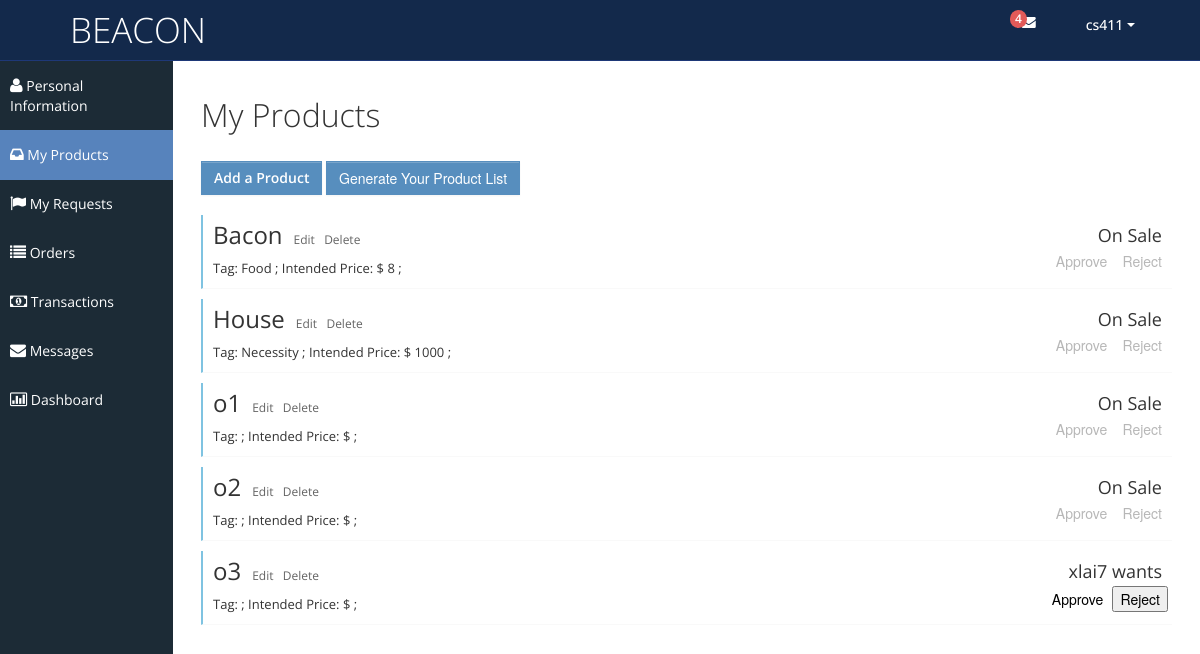
The page /myproducts.php (signed in) on the database as committed earlier.
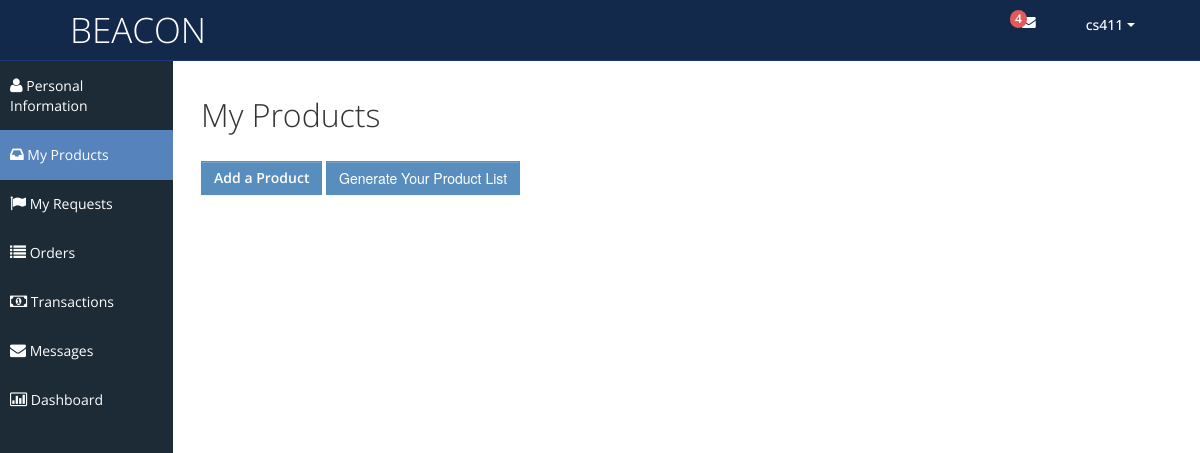
The same page on the database as committed later.
### tables this page shows
CREATE TABLE `Sales` (
  `SaleId` int NOT NULL,
  `SellerId` varchar(50) DEFAULT NULL,
  `ProductName` varchar(50) DEFAULT NULL,
  `Tag` varchar(50) DEFAULT NULL,
  `Description` varchar(500) DEFAULT NULL,
  `Image` varchar(100) DEFAULT NULL,
  `IntendedPrice` double DEFAULT NULL,
  `OriginalPrice` double DEFAULT NULL,
  `Depreciation` int DEFAULT NULL,
  `BuyerId` varchar(50) DEFAULT NULL
);

### myproducts.php (the view, shortened to what this page needs)
<?php
	$curr_user = $_SESSION['curr_user'];
	if (empty($curr_user)) {
		$msg = "curr_user is empty";
	}
	else {
		$conn = connectDB();
		$sql = "SELECT * FROM Sales WHERE SellerId = '$curr_user'";
		$result = $conn->query($sql);
		$array = array();
		while($row = mysqli_fetch_assoc($result)){
			$array[]=$row;
		}
	}
?>
<!DOCTYPE html>
<html lang="en">
<head>
	<link id="bootstrap-style" href="css/bootstrap.min.css" rel="stylesheet">
	<link href="css/bootstrap-responsive.min.css" rel="stylesheet">
	<link id="base-style" href="css/style.css" rel="stylesheet">
	<link id="base-style-responsive" href="css/style-responsive.css" rel="stylesheet">
</head>
<body>
	<div class="navbar">
		<div class="navbar-inner">
			<div class="container-fluid">
				<a class="brand" href="index.php"><span>BEACON</span></a>
				<div class="nav-no-collapse header-nav">
					<ul class="nav pull-right">
						<li class="dropdown hidden-phone">
							<a class="btn dropdown-toggle" data-toggle="dropdown" href="#">
								<i class="icon-envelope"></i>
								<span class="badge red"> 4 </span>
							</a>
						</li>
						<li class="dropdown">
							<a class="btn dropdown-toggle" data-toggle="dropdown" href="#">
								<span><?php echo $curr_user; ?></span>
								<span class="caret"></span>
							</a>
						</li>
					</ul>
				</div>
			</div>
		</div>
	</div>
	<div class="container-fluid-full">
	<div class="row-fluid">
	<div id="sidebar-left" class="span2">
		<div class="nav-collapse sidebar-nav">
			<ul class="nav nav-tabs nav-stacked main-menu">
				<li><a href="myprofile.php"><i class="icon-user"></i><span class="hidden-tablet"> Personal Information</span></a></li>
				<li><a href="myproducts.php"><i class="icon-inbox"></i><span class="hidden-tablet"> My Products</span></a></li>
				<li><a href="myrequests.php"><i class="icon-flag"></i><span class="hidden-tablet"> My Requests</span></a></li>
				<li><a href="myorders.php"><i class="icon-list"></i><span class="hidden-tablet"> Orders</span></a></li>
				<li><a href="mytransactions.php"><i class="icon-money"></i><span class="hidden-tablet"> Transactions</span></a></li>
				<li><a href="mymessages.php"><i class="icon-envelope"></i><span class="hidden-tablet"> Messages</span></a></li>
				<li><a href="dashboard.php"><i class="icon-bar-chart"></i><span class="hidden-tablet"> Dashboard</span></a></li>
			</ul>
		</div>
	</div>
	<div id="content" class="span10">
		<div class="row-fluid">
			<div class="span12">
				<h1>My Products</h1> </br>
				<a href= "post_product.html" type="btn" class="btn btn-primary" style="font-weight:600;">Add a Product</a>
				<button type="btn" class="btn btn-primary">Generate Your Product List</button></br>
				<?php foreach($array as $val): ?>
				<div class="task none" style="margin-top:10px;">
					<div class="desc">
						<span class="title">
							<span style="font-size:x-large;"><?php echo $val['ProductName']; ?></span>
						</span>&nbsp;
							<a href= "post_product.html" style="font-size:12px;">Edit </a>&nbsp;
							<a href="javascript:void(0);" οnclick="delete_product()" style="font-size:12px;">Delete</a>
						<div style="font-size:13px; margin-top:8px;">
							Tag: <?php echo $val['Tag']; ?> ;
							Intended Price: $ <?php echo $val['IntendedPrice']; ?> ;
						</div>
					</div>
					<div class="time">
						<div class="date"> <?php echo $val['IntendedBuyerId']==null ? "On Sale": $val['IntendedBuyerId']." wants"; ?> </div>
						<div>
							<button type="querybtn" style="border:none; background:none;"<?php echo $val['IntendedBuyerId']==null ? 'disabled':'' ?> >Approve</button>
							<button type="querybtn" style="margin-right:-6px;"<?php echo $val['IntendedBuyerId']==null ? 'disabled':'' ?> >Reject</button>
						</div>
					</div>
				</div>
				<?php endforeach; ?>
			</div>
		</div>
	</div>
</body>
</html>

### css/style.css (style rules this page uses)
.red, .red [class="box-header"], .red.box, .slider.red .ui-slider-range, .progress.red .ui-progressbar-value, .sliderVertical.red .ui-slider-range, .progressSlim.red .ui-progressbar-value, .label-important, .badge-important { background: #E25A59 !important; border-color: #E25A59 !important; color: #fff; }
body { background: #F5F5F5; color: #333; border: none; font-family: 'Open Sans', sans-serif; font-weight: 400; }
a { color: #646464; }
h1 { font-size: 32px; line-height: 32px; font-weight: 300; }
.navbar { margin-bottom: 0px; }
.navbar-inner { margin-bottom: 0px; min-height: 60px; padding-right: 20px; padding-left: 20px; background: #13294b; filter: none; text-shadow: 1px 1px 1px #13294b; border: none; color: #fff; -webkit-border-radius: 0px; -moz-border-radius: 0px; border-radius: 0px; *zoom: 1; border-bottom: 1px solid #1e3877; }
.navbar-inner a { color: #7b7b7b; text-shadow: 0 -1px 1px #1e3877; }
.navbar-inner a i { margin-top: 2px; }
a.brand span { color: #fff; text-shadow: none; }
.header-nav { padding: 0px; color: #fff !important; background: #000 !important; }
.header-nav .nav { margin: 0px; }
.header-nav .btn { display: inline-block; padding: 21px 20px; margin-top: 0px; margin-left: 0px; font-size: 14px; line-height: 20px; text-align: center; text-shadow: none; vertical-align: middle; cursor: pointer; background: transparent; border-left: none; border-right: none; border-top: 0px; border-bottom: 0px; -webkit-border-radius: 0px; -moz-border-radius: 0px; border-radius: 0px; -webkit-box-shadow: none !important; -moz-box-shadow: none !important; box-shadow: none !important; }
.header-nav a.btn { color: #fff !important; text-shadow: none !important; padding: 15px 25px !important; }
.header-nav .btn .caret { border-top-color: #fff !important; border-bottom-color: #fff !important; }
#sidebar-left { background: #1C2B36; }
.sidebar-nav > ul { margin: 0px; padding-bottom: 1px; font-size: 14px; }
.nav-tabs.nav-stacked > li > a, .nav-tabs.nav-stacked > li > ul > li > a { padding: 15px 10px 14px 10px; color: #fff; border-top: none; border-bottom: 1px solid transparent; border-left: none; border-right: none; text-decoration: none; -webkit-border-radius: 0px; -moz-border-radius: 0px; border-radius: 0px; }
.nav-tabs.nav-stacked > li:last-child > a { border-bottom: 1px solid transparent; }
.nav-tabs.nav-stacked > li > a > i, .nav-tabs.nav-stacked > li > ul > li > a > i { opacity: 1; filter: alpha(opacity=100); -ms-filter:"progid:DXImageTransform.Microsoft.Alpha(Opacity=100)"; font-size: 16px; }
.nav-tabs.nav-stacked > li.active > a, .nav-tabs.nav-stacked > li > ul > li.active > a { background: #5783bc; border-bottom: 1px solid #5783bc; }
.nav-tabs.nav-stacked > li:first-child > a { margin: 0px 0px 0px 0px; -webkit-border-radius: 0px; -moz-border-radius: 0px; border-radius: 0px; }
.nav-tabs.nav-stacked > li:last-child > a { -webkit-border-radius: 0px; -moz-border-radius: 0px; border-radius: 0px; }
#content { background: #ffffff; filter: none; min-height: 100%; padding: 20px 20px; position: relative; }
.label, .badge { text-shadow: none; font-family: 'Open Sans', sans-serif; font-weight: 600; font-size: 12px; padding: 3px 6px; }
.btn { display: inline-block; padding: 6px 12px; margin-bottom: 10px; font-size: 14px; font-weight: 500; line-height: 20px; text-align: center; white-space: nowrap; vertical-align: middle; cursor: pointer; border: 1px solid #a7a9aa; -webkit-border-radius: 0px !important; border-radius: 0px !important; }
.btn i { margin-top: 2px; }
.btn { color: #ffffff; background-color: #a7a9aa; border-color: #a7a9aa; background-image: none; filter: none; text-shadow: none; }
.btn-primary { background-color: #578EBE; border-color: #578EBE; }
.header-nav .badge { position: absolute; top: 10px; right: 34px; font-weight: 300px; padding: 2px 5px; }
.navbar .brand { margin: 10px; font-size: 35px; }
button:disabled, button[disabled] { border: none; background: none; cursor: not-allowed; }
.task { border-bottom: 1px solid #f9f9f9; margin-bottom: 1px; }
.task.none { border-left: 2px solid #7fc3e1; }
.task .desc { display: inline-block; width: 75%; padding: 10px 10px; font-size: 12px; }
.task .desc .title { font-size: 18px; margin-bottom: 5px; }
.task .time { display: inline-block; float: right; width: 15%; padding: 10px 10px 10px 0px; font-size: 12px; text-align: right; }
.task .time .date { font-size: 18px; margin-bottom: 5px; }

### css/halflings.css (style rules this page uses)
html, html .halflings { -webkit-font-smoothing: antialiased !important; }

Rows that differ between the two databases and show on the page:
no longer on this page (row edited): sales: ProductName "Bacon", Tag "Food", IntendedPrice "8", shows "On Sale"
removed sales: ProductName "House", Tag "Necessity", IntendedPrice "1000", shows "On Sale"
removed sales: ProductName "o1", shows "On Sale"
removed sales: ProductName "o2", shows "On Sale"
removed sales: ProductName "o3", IntendedBuyerId "xlai7"
